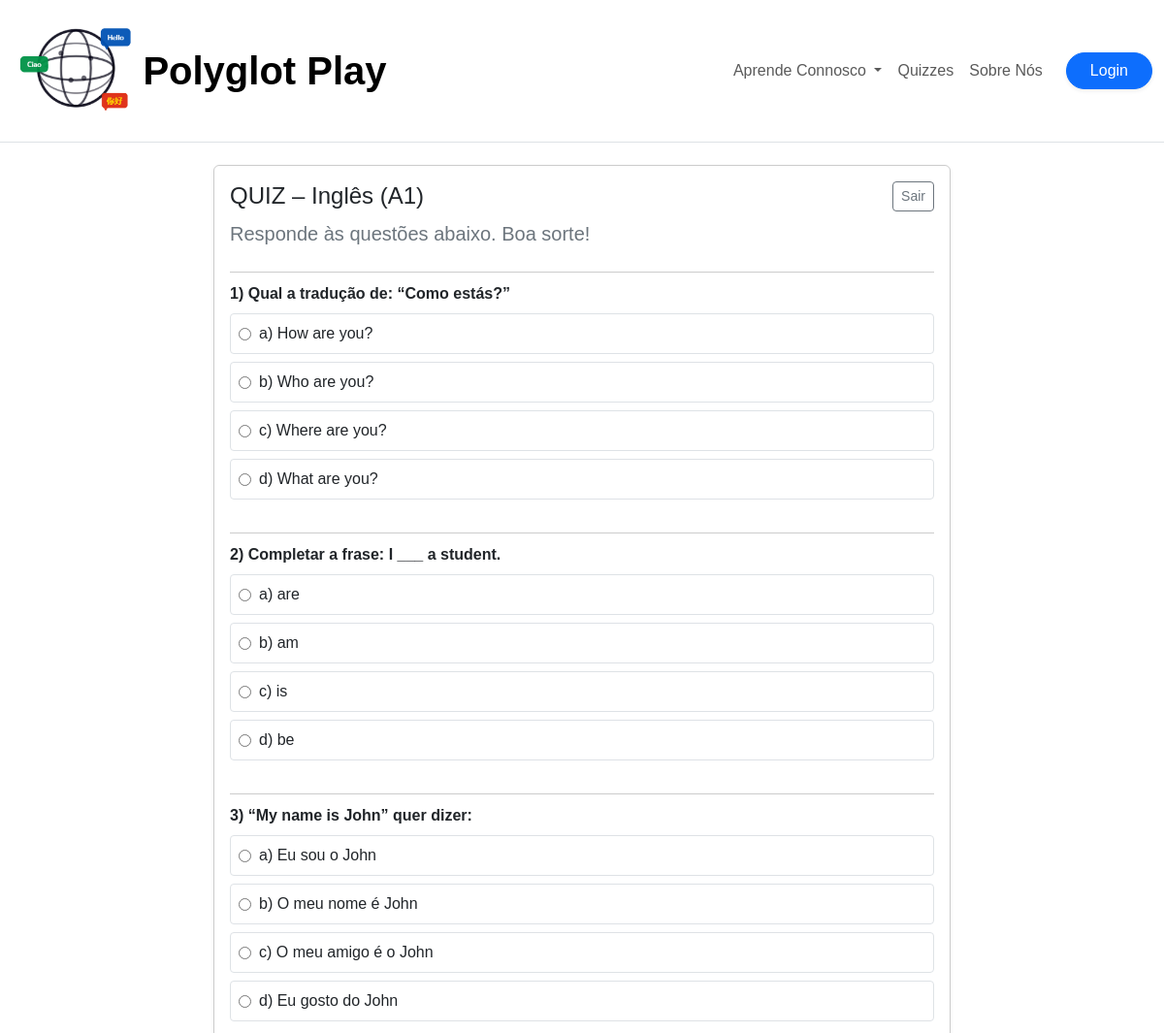
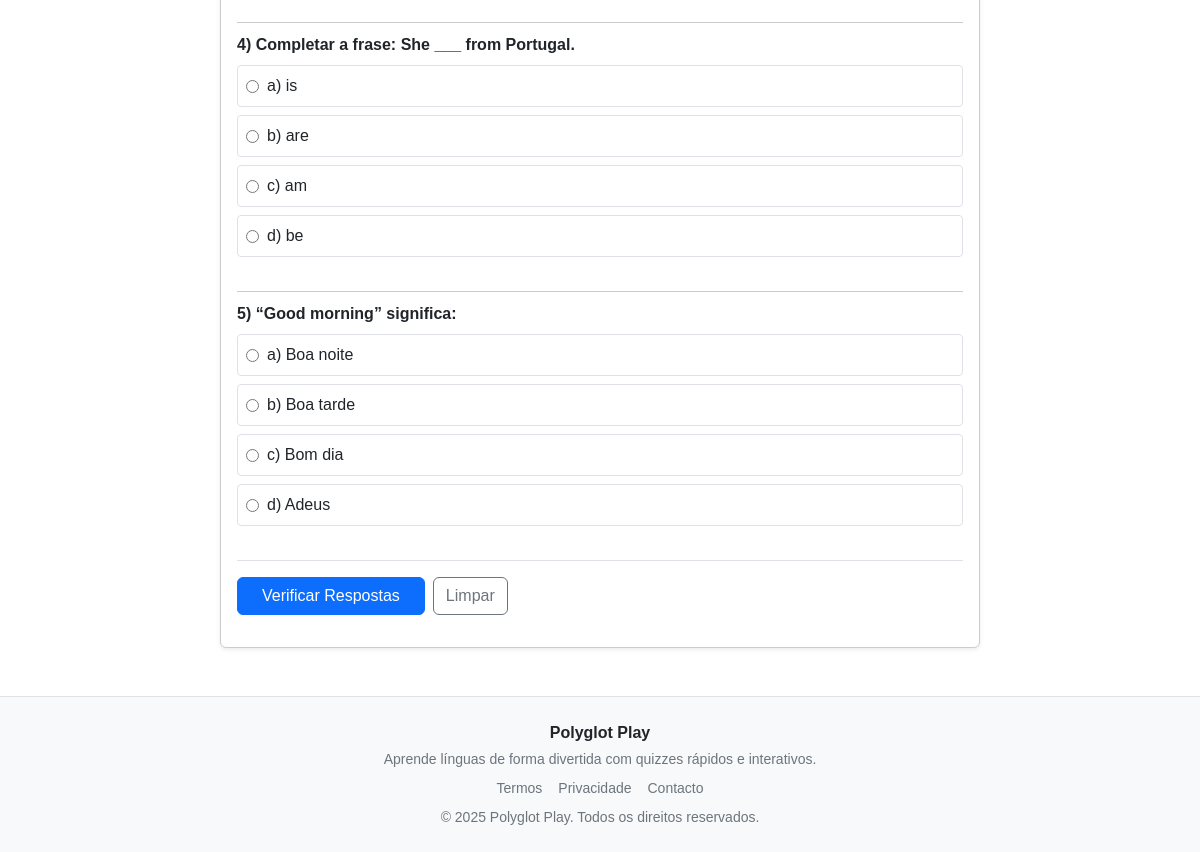
Page /jogar.php on the committed database (2 pictures, top to bottom).
### tables this page shows
CREATE TABLE IF NOT EXISTS `perguntas_quiz` (
  `id` int NOT NULL AUTO_INCREMENT,
  `idioma` varchar(2) NOT NULL,
  `nivel` varchar(2) NOT NULL,
  `pergunta` text NOT NULL,
  `opcao_a` varchar(255) NOT NULL,
  `opcao_b` varchar(255) NOT NULL,
  `opcao_c` varchar(255) NOT NULL,
  `opcao_d` varchar(255) NOT NULL,
  `resposta_correta` char(1) NOT NULL,
  `criado_em` datetime DEFAULT CURRENT_TIMESTAMP,
  PRIMARY KEY (`id`)
);

### jogar.php (the view, shortened to what this page needs)
<?php
    require_once('includes/connection.php');
    $idioma = $_GET['idioma'] ?? 'en';
    $nivel  = $_GET['nivel'] ?? 'A1';
    $nomes_idiomas = [
        'en' => 'Inglês',
        'fr' => 'Francês',
        'es' => 'Espanhol',
        'al' => 'Alemão'
    ];
    $nome_idioma = $nomes_idiomas[$idioma] ?? 'Idioma';
    $sql = "SELECT * FROM perguntas_quiz WHERE idioma = :idioma AND nivel = :nivel ORDER BY RAND() LIMIT 5";
    $stmt = $pdo->prepare($sql);
    $stmt->execute(['idioma' => $idioma, 'nivel' => $nivel]);
    $perguntas = $stmt->fetchAll();
?>
<!DOCTYPE html>
<html lang="pt-pt">
<head>
    <link rel="stylesheet" href="bootstrap/css/bootstrap.min.css">
    <link rel="stylesheet" href="bootstrap/css/bootstrap-icons.min.css">
    <link rel="stylesheet" href="css/style.css">
</head>
<body>
    <?php
        require_once(PROJECT_ROOT . '/includes/nav.php');
    ?>
    <main class="quiz container my-3">
        <div class="card p-3 mx-auto shadow-sm" style="max-width:760px; border-color:#ccc">
            <div class="d-flex justify-content-between align-items-center mb-2">
                <h1 class="fs-4 mb-0">QUIZ – <?php echo $nome_idioma; ?> (<?php echo $nivel; ?>)</h1>
                <a href="quizzes.php" class="btn btn-sm btn-outline-secondary">Sair</a>
            </div>
            <p class="lead mb-4 small text-secondary">Responde às questões abaixo. Boa sorte!</p>
            <?php if (count($perguntas) > 0): ?>
                <form id="quiz" novalidate>
                    <?php foreach($perguntas as $index => $p): ?>
                        <fieldset class="mb-4" data-correct="<?php echo $p['resposta_correta']; ?>">
                            <div class="q-title fw-bold mb-2">
                                <?php echo ($index + 1) . ') ' . htmlspecialchars($p['pergunta']); ?>
                            </div>
                            <div class="vstack gap-2 mt-1">
                                <label class="opt d-flex align-items-center gap-2 border rounded-1 p-2 cursor-pointer">
                                    <input type="radio" name="q<?php echo $p['id']; ?>" value="a">
                                    <span>a) <?php echo htmlspecialchars($p['opcao_a']); ?></span>
                                </label>
                                <label class="opt d-flex align-items-center gap-2 border rounded-1 p-2 cursor-pointer">
                                    <input type="radio" name="q<?php echo $p['id']; ?>" value="b">
                                    <span>b) <?php echo htmlspecialchars($p['opcao_b']); ?></span>
                                </label>
                                <label class="opt d-flex align-items-center gap-2 border rounded-1 p-2 cursor-pointer">
                                    <input type="radio" name="q<?php echo $p['id']; ?>" value="c">
                                    <span>c) <?php echo htmlspecialchars($p['opcao_c']); ?></span>
                                </label>
                                <label class="opt d-flex align-items-center gap-2 border rounded-1 p-2 cursor-pointer">
                                    <input type="radio" name="q<?php echo $p['id']; ?>" value="d">
                                    <span>d) <?php echo htmlspecialchars($p['opcao_d']); ?></span>
                                </label>
                            </div>
                        </fieldset>
                    <?php endforeach; ?>
                    <div class="d-flex gap-2 mt-3 border-top pt-3">
                        <button type="submit" class="btn btn-primary px-4">Verificar Respostas</button>
                        <button type="button" id="limpar" class="btn btn-outline-secondary">Limpar</button>
                    </div>
                </form>
            <?php endif; ?>
        </div>
    </main>
    <?php require('includes/footer.php'); ?>
</body>
</html>

### css/style.css (style rules this page uses)
body { padding-top: 50px; margin: 0; font-family: "Poppins", Arial, sans-serif; background-color: #ffffff; }
.quiz fieldset { border:0; border-top:1px solid #ccc; padding:10px 0; margin:0 }
.quiz .q-title { font-weight:700; margin-bottom:6px }
.quiz label.opt { cursor:pointer }

### rows in the picture
perguntas_quiz: pergunta "Qual a tradução de: “Como estás?”", opcao_a "How are you?", opcao_b "Who are you?", opcao_c "Where are you?", opcao_d "What are you?"
perguntas_quiz: pergunta "Completar a frase: I ___ a student.", opcao_a "are", opcao_b "am", opcao_c "is", opcao_d "be"
perguntas_quiz: pergunta "“My name is John” quer dizer:", opcao_a "Eu sou o John", opcao_b "O meu nome é John", opcao_c "O meu amigo é o John", opcao_d "Eu gosto do John"
perguntas_quiz: pergunta "Completar a frase: She ___ from Portugal.", opcao_a "is", opcao_b "are", opcao_c "am", opcao_d "be"
perguntas_quiz: pergunta "“Good morning” significa:", opcao_a "Boa noite", opcao_b "Boa tarde", opcao_c "Bom dia", opcao_d "Adeus"

### other values in the picture
$nome_idioma "Inglês"
$nivel "A1"
